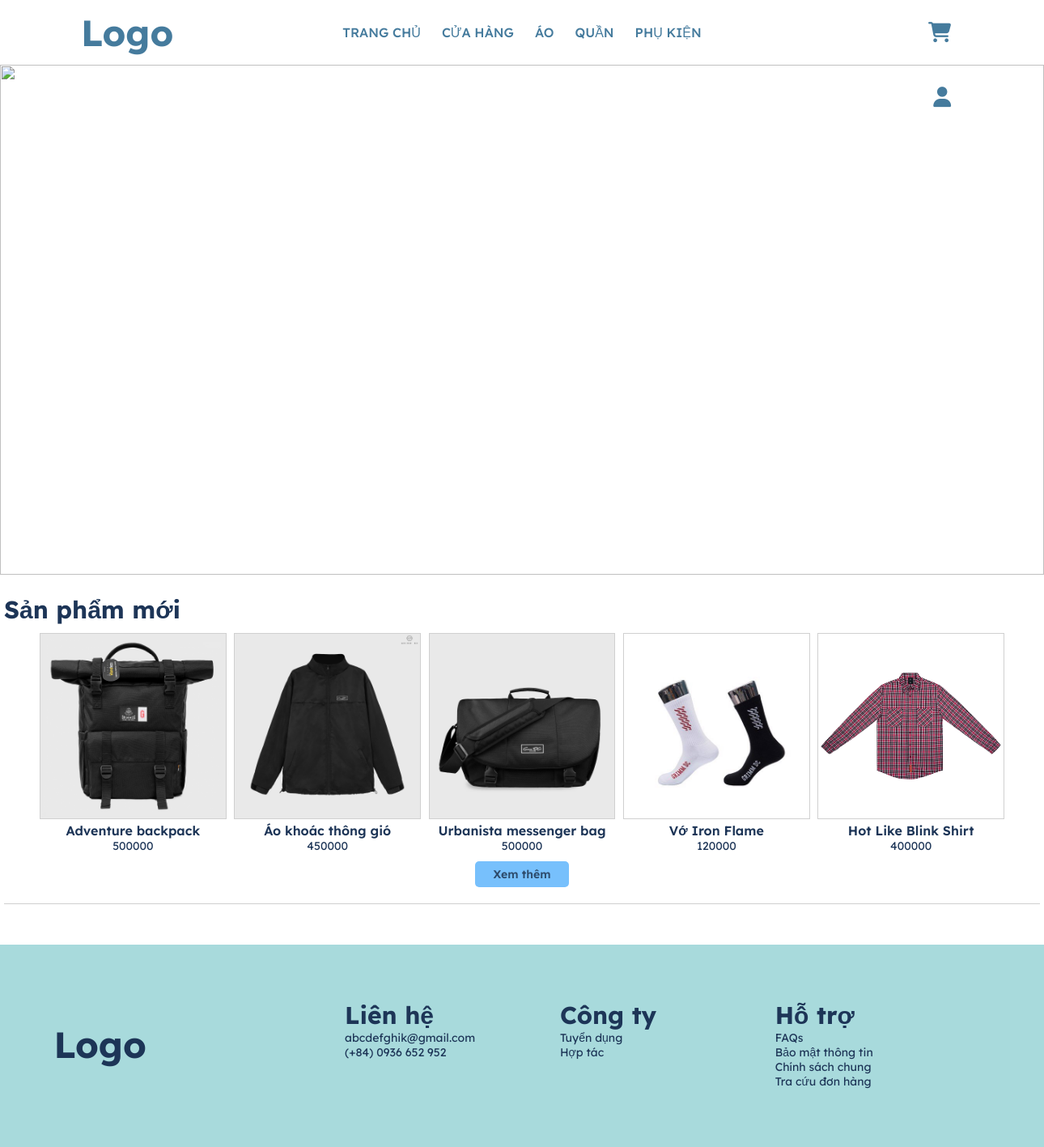
The page / on the database its author committed.
### tables this page shows
CREATE TABLE `product` (
  `id` int(11) NOT NULL,
  `name` varchar(50) NOT NULL,
  `description` text NOT NULL,
  `img` text NOT NULL,
  `price` int(11) NOT NULL,
  `manufacturers_id` int(11) NOT NULL,
  `category_id` int(11) NOT NULL
);

### index.php (the view, shortened to what this page needs)
<!DOCTYPE html>
<html lang="en">
<head>
    <link rel="stylesheet" href="assets/css/style.css">
</head>
<body>
    <?php
    require 'admin/connect.php';
    $sql = "select product.*, manufacturers.name as manufacturer_name
     from product
     join manufacturers ON product.manufacturers_id=manufacturers.id;";
    $result = mysqli_query($connect, $sql);
    ?>
    <?php
    require 'header.php';
    ?>
    <div>
        <div>
            <img src="assets/img/pexels-pixabay-325876.jpg" alt="" class="img_banner">
        </div>
    </div>
    <div class="main">
        <div class="main_001">
            <h3>Sản phẩm mới</h3>
            <ul>
                <?php $count = 0; ?>
                <?php foreach ($result as $each) : ?>
                    <li>
                        <a href="">
                            <img src="admin/product/photos/<?php echo $each['img'] ?>" alt="">
                        </a>
                        <a href=""><?php echo $each['name'] ?></a>
                        <p> <?php echo $each['price'] ?> </p>
                    </li>
                    <?php
                    if ($count >= 4) {
                        break;
                    }
                    $count++; ?>
                <?php endforeach ?>
            </ul>
            <a href="products.php"><button>Xem thêm</button></a>
        </div>
    </div>
    <?php include 'footer.php' ?>
</body>
</html>

### assets/css/style.css (style rules this page uses)
* { padding: 0; margin: 0; text-decoration: none; list-style: none; box-sizing: border-box; font-family: "Lexend Deca", sans-serif; font-weight: 400; font-size: 14px; color: #1d3557; }
h3 { font-weight: bold; font-size: 30px; }
button { font-size: 14px; padding: 7px 23px; border-radius: 5px; border: none; color: #2e4c6d; background-color: #77c0fc; display: block; margin: auto; font-weight: 600; cursor: pointer; }
.img_banner { width: 100%; height: 630px; object-fit: cover; object-position: 50% 20%; }
.main { width: 1280px; margin: 0 auto; }
.main_001 { padding: 20px 0; border-bottom: #d0d0d0 0.5px solid; }
.main_001 ul { text-align: center; padding: 10px 0; }
.main_001 ul li { display: inline-block; width: 18%; margin: 0 3px; }
.main_001 ul li img { width: 100%; height: 230px; border: #d0d0d0 1px solid; object-fit: cover; object-position: 50% 20%; }
.main_001 ul li a { font-size: 16px; font-weight: 600; }

### rows shown on the page
product: img (picture), name "Adventure backpack", price "500000"
product: img (picture), name "Áo khoác thông gió", price "450000"
product: img (picture), name "Urbanista messenger bag", price "500000"
product: img (picture), name "Vớ Iron Flame", price "120000"
product: img (picture), name "Hot Like Blink Shirt", price "400000"
